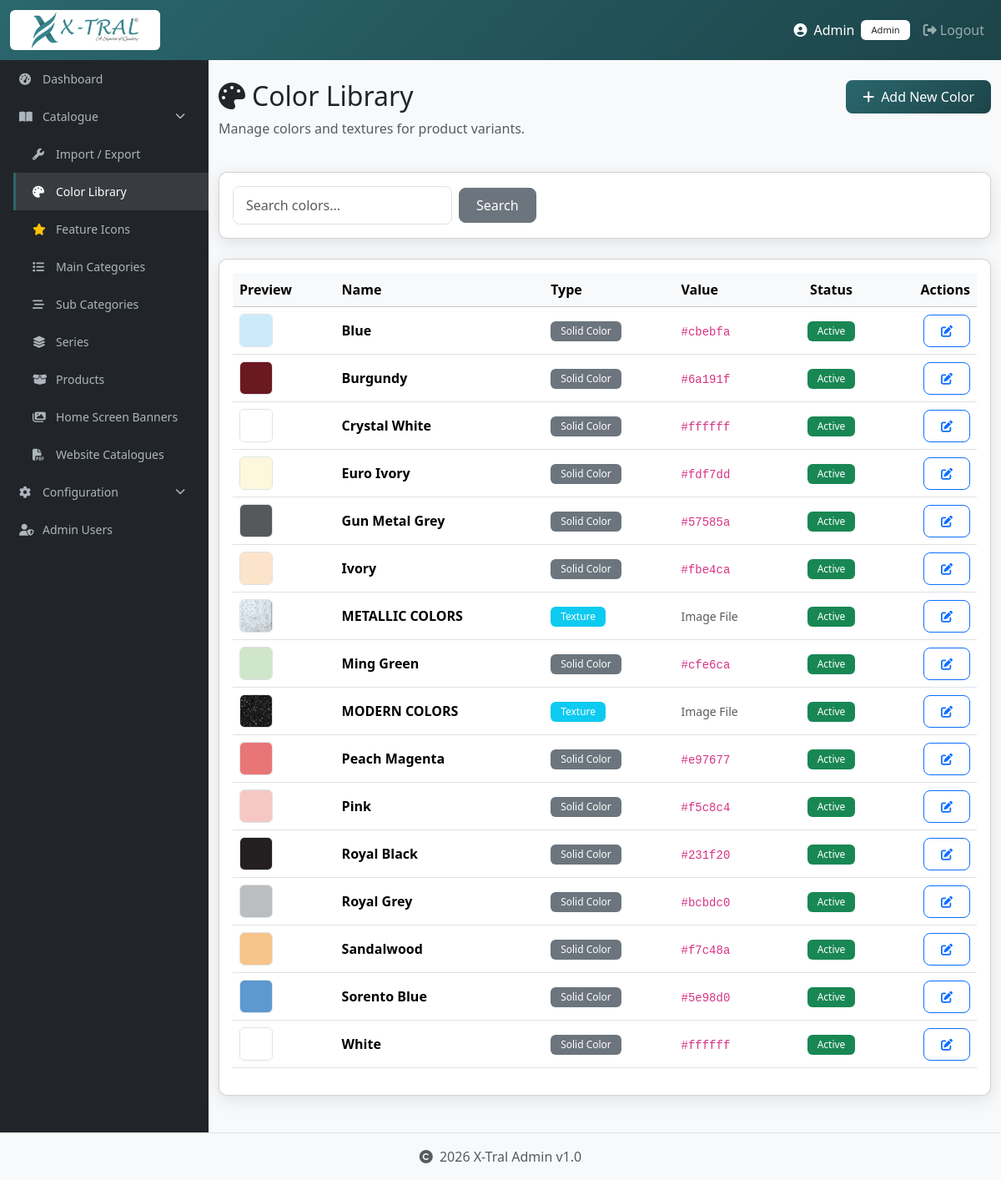
The page /modules/catalogue/colors/list.php (signed in) on the database its author committed.
### tables this page shows
CREATE TABLE `catalogue_colors` (
  `id` int(11) NOT NULL,
  `name` varchar(100) NOT NULL,
  `type` enum('solid','texture') NOT NULL DEFAULT 'solid',
  `hex_code` varchar(7) DEFAULT NULL,
  `texture_image` varchar(255) DEFAULT NULL,
  `is_active` tinyint(1) DEFAULT 1,
  `created_at` timestamp NOT NULL DEFAULT current_timestamp()
);

### config/db.php (called while the page is built, shortened)
<?php
function getDBConnection()
{
    static $pdo = null;
    if ($pdo === null) {
        try {
            $dsn = "mysql:host=" . DB_HOST . ";dbname=" . DB_NAME . ";charset=" . DB_CHARSET;
            $options = [
                PDO::ATTR_ERRMODE => PDO::ERRMODE_EXCEPTION,
                PDO::ATTR_DEFAULT_FETCH_MODE => PDO::FETCH_ASSOC,
                PDO::ATTR_EMULATE_PREPARES => false,
            ];
            $pdo = new PDO($dsn, DB_USER, DB_PASS, $options);
            $pdo->exec("SET time_zone = '+05:30'");
        } catch (PDOException $e) {
            logError('Database Connection Error: ' . $e->getMessage());
            if (defined('API_JSON_RESPONSE')) {
                throw new Exception('Database connection failed: ' . $e->getMessage());
            }
            die('Database connection failed. Please check your configuration.');
        }
    }
    return $pdo;
}
function query($sql, $params = [])
{
    $pdo = getDBConnection();
    $stmt = $pdo->prepare($sql);
    $stmt->execute($params);
    return $stmt;
}
function fetchAll($sql, $params = [])
{
    $stmt = query($sql, $params);
    return $stmt->fetchAll();
}

### modules/catalogue/colors/list.php (the view, shortened to what this page needs)
<?php
require_once dirname(__DIR__, 3) . '/config/db.php';
$search = $_GET['search'] ?? '';
$sql = "SELECT * FROM catalogue_colors";
$params = [];
$sql .= " ORDER BY name ASC";
$colors = fetchAll($sql, $params);
include dirname(__DIR__, 3) . '/includes/header.php';
?>
<div class="container-fluid py-4">
    <div class="row mb-4">
        <div class="col-md-6">
            <h2><i class="fas fa-palette me-2"></i>Color Library</h2>
            <p class="text-muted">Manage colors and textures for product variants.</p>
        </div>
        <div class="col-md-6 text-end">
            <a href="create.php" class="btn btn-primary">
                <i class="fas fa-plus me-2"></i>Add New Color
            </a>
        </div>
    </div>
    <div class="card shadow mb-4">
        <div class="card-body py-3">
            <form method="GET" class="row g-2 align-items-center">
                <div class="col-auto">
                    <input type="text" name="search" class="form-control" placeholder="Search colors..." value="<?= htmlspecialchars($search) ?>">
                </div>
                <div class="col-auto">
                    <button type="submit" class="btn btn-secondary">Search</button>
                </div>
            </form>
        </div>
    </div>
    <div class="card shadow">
        <div class="card-body">
            <div class="table-responsive">
                <table class="table table-hover align-middle">
                    <thead class="table-light">
                        <tr>
                            <th>Preview</th>
                            <th>Name</th>
                            <th>Type</th>
                            <th>Value</th>
                            <th class="text-center">Status</th>
                            <th class="text-end">Actions</th>
                        </tr>
                    </thead>
                    <tbody>
                        <?php if (empty($colors)): ?>
                            <tr><td colspan="6" class="text-center py-4 text-muted">No colors found.</td></tr>
                        <?php else: ?>
                            <?php foreach ($colors as $c): ?>
                                <tr>
                                    <td>
                                        <div class="border rounded d-flex align-items-center justify-content-center" style="width: 40px; height: 40px; overflow: hidden; background: #f8f9fa;">
                                            <?php if ($c['type'] === 'solid'): ?>
                                                <div style="width: 100%; height: 100%; background-color: <?= htmlspecialchars($c['hex_code']) ?>;"></div>
                                            <?php elseif ($c['type'] === 'texture' && $c['texture_image']): ?>
                                                <img src="<?= BASE_URL ?>/uploads/catalogue/colors/<?= htmlspecialchars($c['texture_image']) ?>" alt="Texture" style="width: 100%; height: 100%; object-fit: cover;">
                                            <?php else: ?>
                                                <i class="fas fa-image text-muted"></i>
                                            <?php endif; ?>
                                        </div>
                                    </td>
                                    <td class="fw-bold"><?= htmlspecialchars($c['name']) ?></td>
                                    <td>
                                        <?php if($c['type'] === 'solid'): ?>
                                            <span class="badge bg-secondary">Solid Color</span>
                                        <?php else: ?>
                                            <span class="badge bg-info">Texture</span>
                                        <?php endif; ?>
                                    </td>
                                    <td>
                                        <?php if($c['type'] === 'solid'): ?>
                                            <code><?= htmlspecialchars($c['hex_code']) ?></code>
                                        <?php else: ?>
                                            <small class="text-muted">Image File</small>
                                        <?php endif; ?>
                                    </td>
                                    <td class="text-center">
                                        <?php if ($c['is_active']): ?>
                                            <span class="badge bg-success">Active</span>
                                        <?php else: ?>
                                            <span class="badge bg-danger">Inactive</span>
                                        <?php endif; ?>
                                    </td>
                                    <td class="text-end">
                                        <div class="btn-group">
                                            <a href="edit.php?id=<?= $c['id'] ?>" class="btn btn-sm btn-outline-primary" title="Edit">
                                                <i class="fas fa-edit"></i>
                                            </a>
                                        </div>
                                    </td>
                                </tr>
                            <?php endforeach; ?>
                        <?php endif; ?>
                    </tbody>
                </table>
            </div>
        </div>
    </div>
</div>
<?php include dirname(__DIR__, 3) . '/includes/footer.php'; ?>

### rows shown on the page
catalogue_colors: name "Blue", type "Solid Color", hex_code "#cbebfa", is_active "Active"
catalogue_colors: name "Burgundy", type "Solid Color", hex_code "#6a191f", is_active "Active"
catalogue_colors: name "Crystal White", type "Solid Color", hex_code "#ffffff", is_active "Active"
catalogue_colors: name "Euro Ivory", type "Solid Color", hex_code "#fdf7dd", is_active "Active"
catalogue_colors: name "Gun Metal Grey", type "Solid Color", hex_code "#57585a", is_active "Active"
catalogue_colors: name "Ivory", type "Solid Color", hex_code "#fbe4ca", is_active "Active"
catalogue_colors: texture_image (picture), name "METALLIC COLORS", type "Texture", is_active "Active"
catalogue_colors: name "Ming Green", type "Solid Color", hex_code "#cfe6ca", is_active "Active"
catalogue_colors: texture_image (picture), name "MODERN COLORS", type "Texture", is_active "Active"
catalogue_colors: name "Peach Magenta", type "Solid Color", hex_code "#e97677", is_active "Active"
catalogue_colors: name "Pink", type "Solid Color", hex_code "#f5c8c4", is_active "Active"
catalogue_colors: name "Royal Black", type "Solid Color", hex_code "#231f20", is_active "Active"
catalogue_colors: name "Royal Grey", type "Solid Color", hex_code "#bcbdc0", is_active "Active"
catalogue_colors: name "Sandalwood", type "Solid Color", hex_code "#f7c48a", is_active "Active"
catalogue_colors: name "Sorento Blue", type "Solid Color", hex_code "#5e98d0", is_active "Active"
catalogue_colors: name "White", type "Solid Color", hex_code "#ffffff", is_active "Active"

### other values the page prints
getAdminName() "Admin"
getRoleLabel($_navRole) "Admin"
